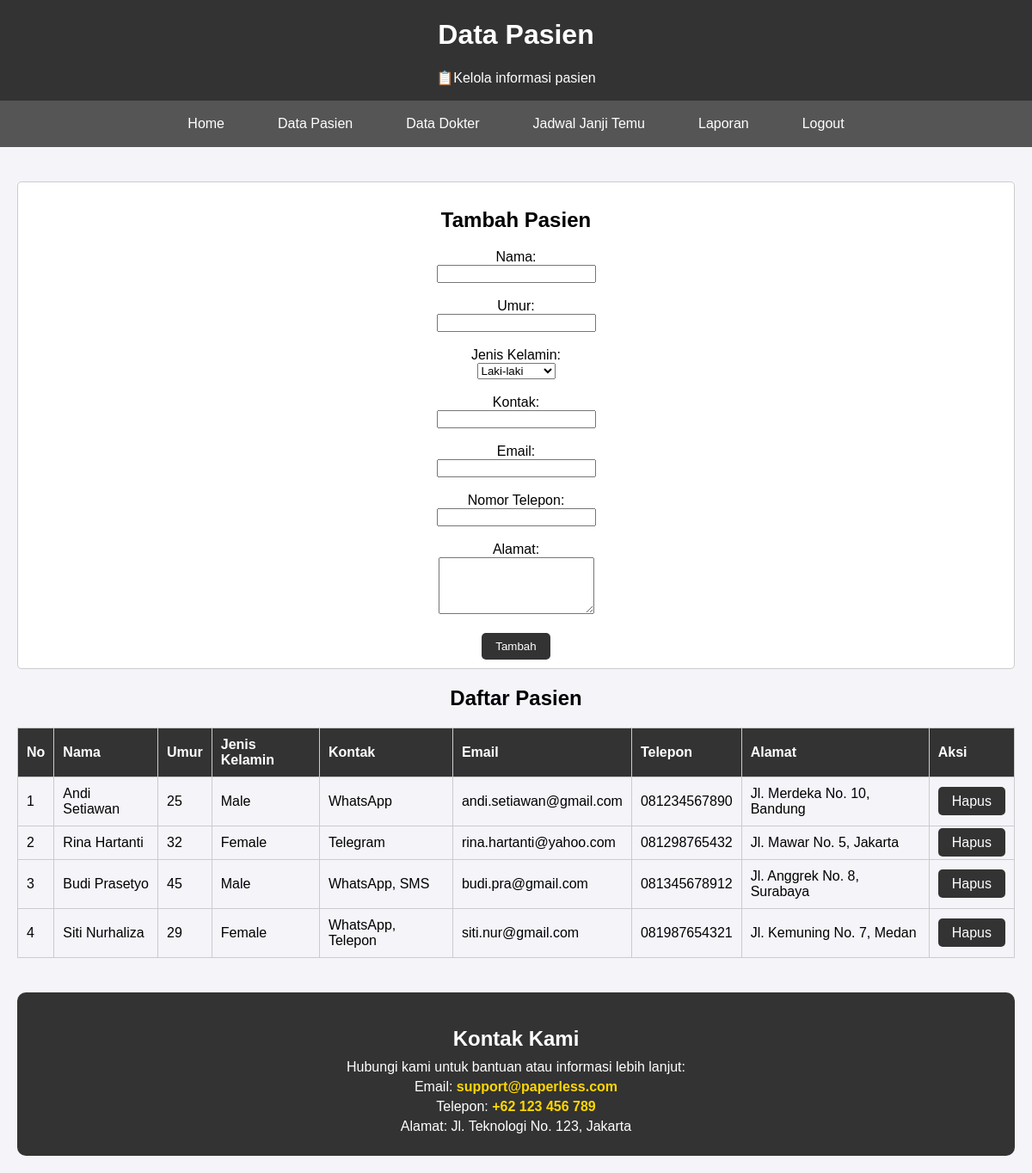
Screenshot of /patients.php (signed in) with the database file from the repository.
### tables this page shows
CREATE TABLE `patients` (
  `id` int(11) NOT NULL,
  `name` varchar(255) NOT NULL,
  `age` int(11) NOT NULL,
  `gender` enum('Male','Female') NOT NULL,
  `contact` varchar(255) NOT NULL,
  `email` varchar(255) NOT NULL,
  `phone` varchar(15) NOT NULL,
  `address` text NOT NULL,
  `created_at` timestamp NOT NULL DEFAULT current_timestamp()
);

### patients.php (the view, shortened to what this page needs)
<!DOCTYPE html>
<html lang="en">
<head>
</head>
<body>
    <header>
        <h1>Data Pasien</h1>
        <p>📋Kelola informasi pasien</p>
    </header>
    <nav>
        <a href="dashboard.php">Home</a>
        <a href="patients.php">Data Pasien</a>
        <a href="doctors.php">Data Dokter</a>
        <a href="appointments.php">Jadwal Janji Temu</a>
        <a href="reports.php">Laporan</a>
        <a href="logout.php">Logout</a>
    </nav>
</body>
</html>
<?php
include 'db.php';
$sql = "SELECT * FROM patients";
$result = $conn->query($sql);
?>
<!DOCTYPE html>
<html lang="en">
<head>
</head>
<body>
    <div class="container">
        <div class="form-container">
            <h2>Tambah Pasien</h2>
            <form action="" method="POST">
                <label for="name">Nama:</label><br>
                <input type="text" id="name" name="name" required><br><br>
                <label for="age">Umur:</label><br>
                <input type="number" id="age" name="age" required><br><br>
                <label for="gender">Jenis Kelamin:</label><br>
                <select id="gender" name="gender" required>
                    <option value="Male">Laki-laki</option>
                </select><br><br>
                <label for="contact">Kontak:</label><br>
                <input type="text" id="contact" name="contact" required><br><br>
                <label for="email">Email:</label><br>
                <input type="email" id="email" name="email" required><br><br>
                <label for="phone">Nomor Telepon:</label><br>
                <input type="text" id="phone" name="phone" required><br><br>
                <label for="address">Alamat:</label><br>
                <textarea id="address" name="address" rows="4" required></textarea><br><br>
                <button type="submit" name="add_patient" class="btn">Tambah</button>
            </form>
        </div>
        <h2>Daftar Pasien</h2>
        <table>
            <thead>
                <tr>
                    <th>No</th>
                    <th>Nama</th>
                    <th>Umur</th>
                    <th>Jenis Kelamin</th>
                    <th>Kontak</th>
                    <th>Email</th>
                    <th>Telepon</th>
                    <th>Alamat</th>
                    <th>Aksi</th>
                </tr>
            </thead>
            <tbody>
                <?php if ($result->num_rows > 0): ?>
                    <?php $no = 1; ?>
                    <?php while ($row = $result->fetch_assoc()): ?>
                        <tr>
                            <td><?php echo $no++; ?></td>
                            <td><?php echo $row['name']; ?></td>
                            <td><?php echo $row['age']; ?></td>
                            <td><?php echo $row['gender']; ?></td>
                            <td><?php echo $row['contact']; ?></td>
                            <td><?php echo $row['email']; ?></td>
                            <td><?php echo $row['phone']; ?></td>
                            <td><?php echo $row['address']; ?></td>
                            <td>
                                <a href="patients.php?delete=<?php echo $row['id']; ?>" class="btn" onclick="return confirm('Yakin ingin menghapus?')">Hapus</a>
                            </td>
                        </tr>
                    <?php endwhile; ?>
                <?php else: ?>
                    <tr>
                        <td colspan="9">Belum ada data pasien.</td>
                    </tr>
                <?php endif; ?>
            </tbody>
        </table>
        <div class="contact-section">
            <h2>Kontak Kami</h2>
            <p>Hubungi kami untuk bantuan atau informasi lebih lanjut:</p>
            <p>Email: <a href="mailto:support@paperless.com">support@paperless.com</a></p>
            <p>Telepon: <a href="tel:+62123456789">+62 123 456 789</a></p>
            <p>Alamat: Jl. Teknologi No. 123, Jakarta</p>
        </div>
    </div>
</body>
</html>

### patients.php (style rules this page uses)
body { font-family: Arial, sans-serif; background-color: #f4f4f9; margin: 0; padding: 0; }
header { background-color: #333; color: white; padding: 10px 20px; text-align: center; }
nav { display: flex; justify-content: center; background-color: #555; padding: 10px 0; }
nav a { color: white; text-decoration: none; margin: 0 15px; padding: 8px 16px; border-radius: 5px; }
.container { padding: 20px; text-align: center; }
.contact-section { margin-top: 40px; padding: 20px; background: #333; color: white; border-radius: 10px; text-align: center; }
.contact-section h2 { margin-bottom: 10px; }
.contact-section p { margin: 5px 0; }
.contact-section a { color: #ffd700; text-decoration: none; font-weight: bold; }
header { background-color: #333; color: white; padding: 1px; text-align: center; }
.container { padding: 20px; }
table { width: 100%; border-collapse: collapse; margin-top: 20px; }
table, th, td { border: 1px solid #ccc; }
th, td { padding: 10px; text-align: left; }
th { background-color: #333; color: white; }
.btn { padding: 8px 16px; background: #333; color: white; border: none; border-radius: 5px; cursor: pointer; text-decoration: none; }
.form-container { margin-top: 20px; padding: 10px; background: white; border: 1px solid #ccc; border-radius: 5px; }

### rows the page displays
patients: name "Andi Setiawan", age "25", gender "Male", contact "WhatsApp", email "andi.setiawan@gmail.com", phone "081234567890", address "Jl. Merdeka No. 10, Bandung"
patients: name "Rina Hartanti", age "32", gender "Female", contact "Telegram", email "rina.hartanti@yahoo.com", phone "081298765432", address "Jl. Mawar No. 5, Jakarta"
patients: name "Budi Prasetyo", age "45", gender "Male", contact "WhatsApp, SMS", email "budi.pra@gmail.com", phone "081345678912", address "Jl. Anggrek No. 8, Surabaya"
patients: name "Siti Nurhaliza", age "29", gender "Female", contact "WhatsApp, Telepon", email "siti.nur@gmail.com", phone "081987654321", address "Jl. Kemuning No. 7, Medan"
